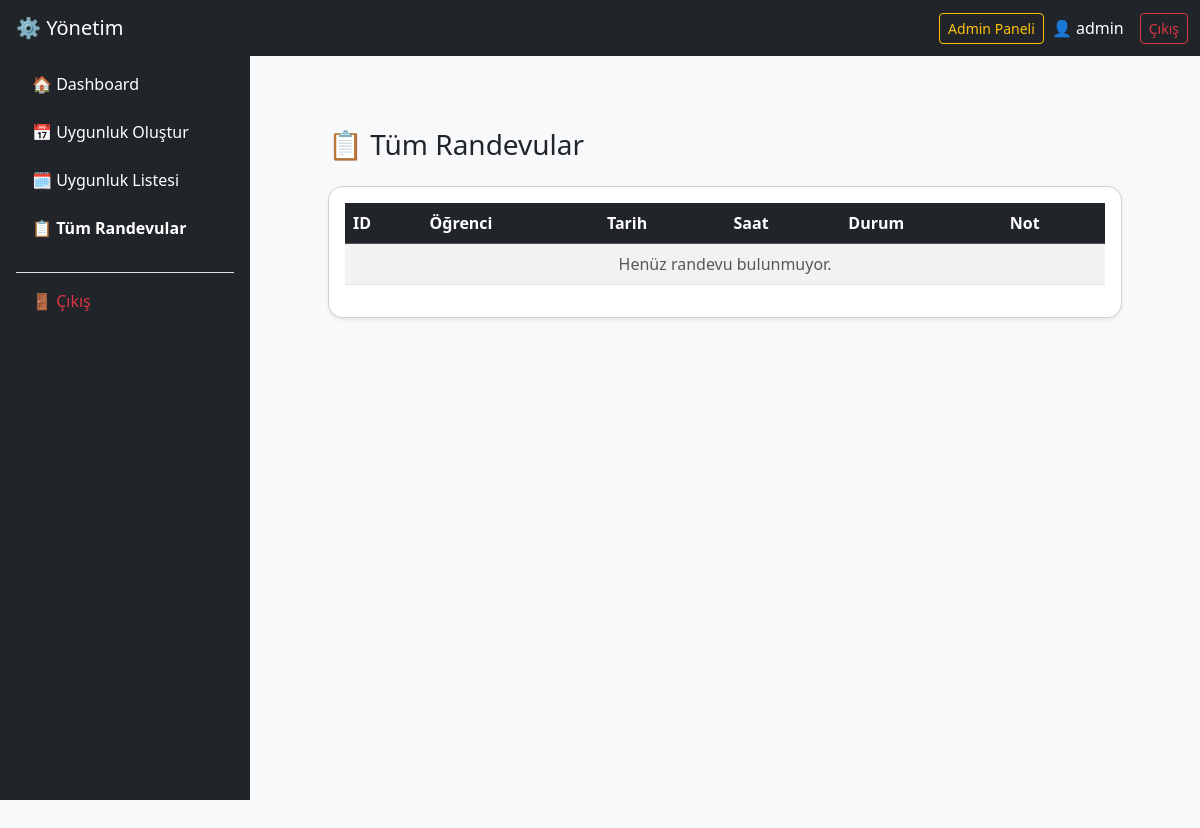
The page /appointments/admin/appointments/ (signed in) on the database as committed earlier.
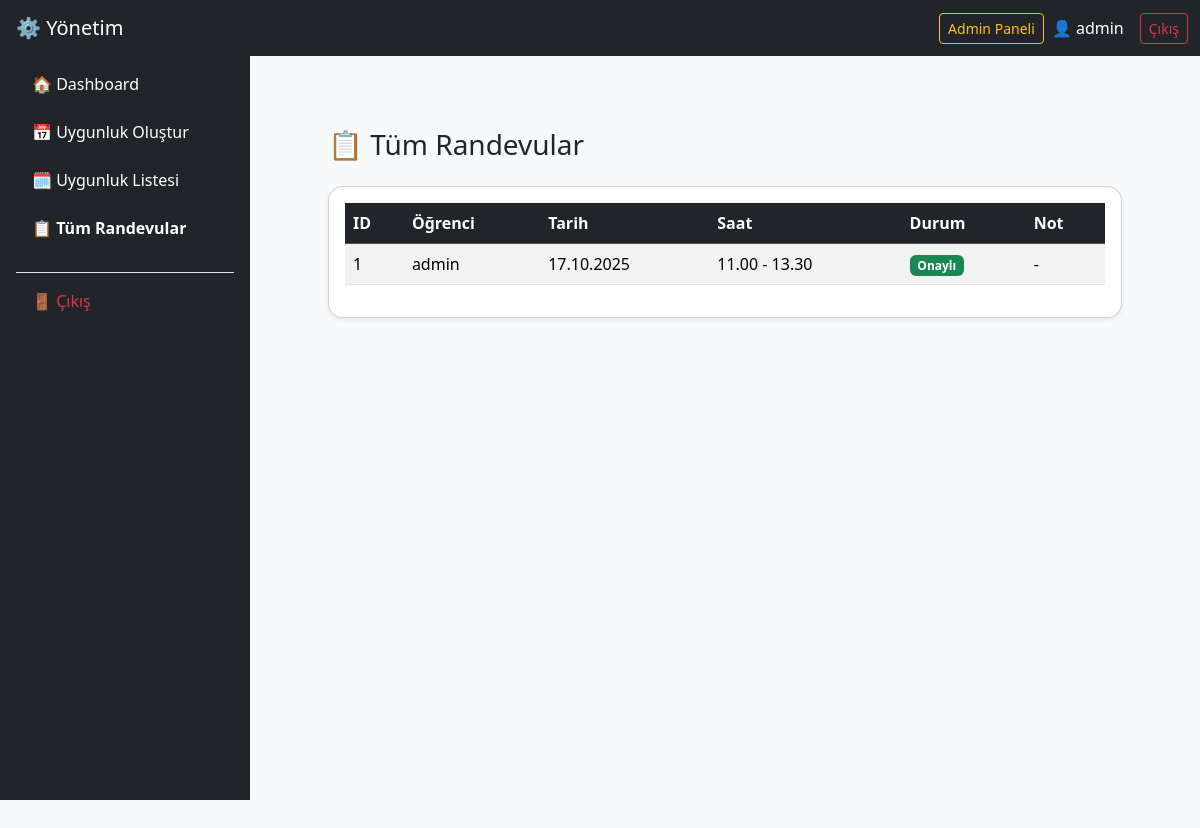
The same page on the database as committed later.
### appointments/models.py (models this page shows, shortened)
class Appointment(models.Model):
    availability = models.ForeignKey(
        Availability,
        on_delete=models.CASCADE,
        related_name='appointments'
    )
    student = models.ForeignKey(
        User,
        on_delete=models.CASCADE,
        limit_choices_to={'role__name': 'Student'},
        related_name='appointments'
    )
    branches = models.ManyToManyField(Branch)
    status = models.CharField(max_length=20, choices=[
        ('approved', 'Approved'),
        ('cancelled', 'Cancelled'),
        ('no_show', 'No Show'),
        ], default='approved')
    cancelled_by = models.ForeignKey(
        User,
        on_delete=models.SET_NULL,
        null=True,
        blank=True,
        related_name='cancelled_appointments'
    )
    cancel_reason = models.TextField(blank=True, null=True)

class Availability(models.Model):
    admin = models.ForeignKey(
        User,
        on_delete=models.CASCADE,
        limit_choices_to={'role__name': 'Admin'},
        related_name='availabilities'
    )
    date = models.DateField()
    start_time = models.TimeField()
    end_time = models.TimeField()
    quota = models.PositiveIntegerField()
    note = models.TextField(blank=True, null=True)

### users/models.py (models this page shows, shortened)
class User(AbstractUser):
    role = models.ForeignKey(Role, on_delete=models.CASCADE, null=True, blank=True)

### appointments/views.py (the view)
# urls.py: path('admin/appointments/', views.all_appointments, name='all_appointments'),
@user_passes_test(is_admin)
def all_appointments(request):
    appointments = Appointment.objects.select_related('availability', 'student').all().order_by('-id')
    return render(request, 'appointments/all_appointments.html', {'appointments': appointments})

### appointments/views.py (called while the page is built)
def is_admin(user):
    return user.is_authenticated and user.role and user.role.name == 'Admin'

### appointments/templates/appointments/all_appointments.html (shortened to what this page needs)
{% extends 'appointments/base_admin.html' %}
{% block admin_content %}
<div class="container mt-4">
    <h3 class="mb-4">📋 Tüm Randevular</h3>
    <div class="card shadow-sm">
        <div class="card-body">
            <table class="table table-striped table-hover align-middle">
                <thead class="table-dark">
                <tr>
                    <th>ID</th>
                    <th>Öğrenci</th>
                    <th>Tarih</th>
                    <th>Saat</th>
                    <th>Durum</th>
                    <th>Not</th>
                </tr>
                </thead>
                <tbody>
                {% for appointment in appointments %}
                <tr>
                    <td>{{ appointment.id }}</td>
                    <td>{{ appointment.student.username }}</td>
                    <td>{{ appointment.availability.date|date:"d.m.Y" }}</td>
                    <td>{{ appointment.availability.start_time|time:"H.i" }} - {{ appointment.availability.end_time|time:"H.i" }}</td>
                    <td>
                        {% if appointment.status == 'approved' %}
                        <span class="badge bg-success">Onaylı</span>
                        {% elif appointment.status == 'cancelled' %}
                        <span class="badge bg-danger">İptal</span>
                        {% elif appointment.status == 'no_show' %}
                        <span class="badge bg-warning text-dark">Gelmedi</span>
                        {% else %}
                        <span class="badge bg-secondary">Bekliyor</span>
                        {% endif %}
                    </td>
                    <td>{{ appointment.cancel_reason|default:"-" }}</td>
                </tr>
                {% empty %}
                <tr>
                    <td colspan="6" class="text-center text-muted">Henüz randevu bulunmuyor.</td>
                </tr>
                {% endfor %}
                </tbody>
            </table>
        </div>
    </div>
</div>
{% endblock %}

Rows that differ between the two databases and show on the page:
added Appointment: id "1", student.username "admin", availability "17.10.2025", availability.start_time "11.00", availability.end_time "13.30", status "Onaylı", cancel_reason "-"
Other text that changed with them:
text no longer shown: "Henüz randevu bulunmuyor."
